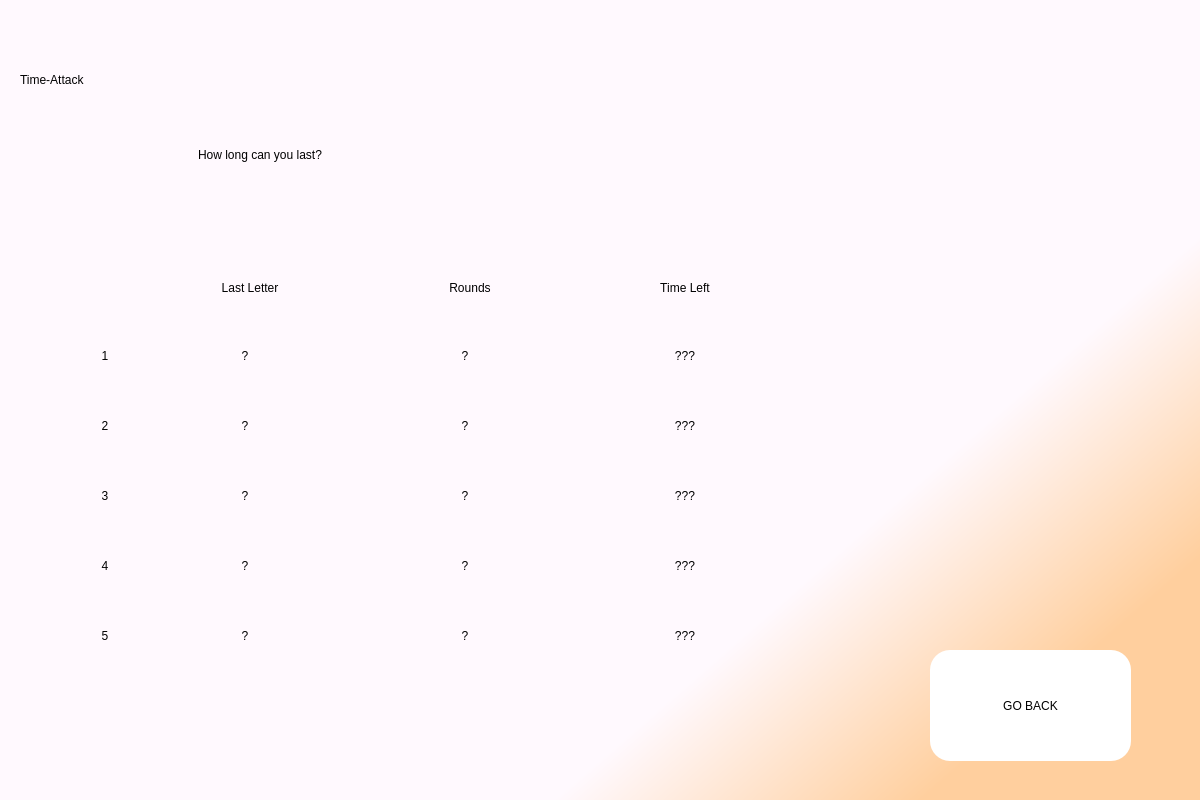
<?xml version="1.0" encoding="UTF-8"?>
<ui version="4.0">
 <class>menuUI</class>
 <widget class="QDialog" name="menuUI">
  <property name="geometry">
   <rect>
    <x>0</x>
    <y>0</y>
    <width>1200</width>
    <height>800</height>
   </rect>
  </property>
  <property name="windowTitle">
   <string>Dialog</string>
  </property>
  <widget class="QWidget" name="background" native="true">
   <property name="geometry">
    <rect>
     <x>0</x>
     <y>0</y>
     <width>1200</width>
     <height>800</height>
    </rect>
   </property>
   <property name="styleSheet">
    <string notr="true">QWidget#background{
background-color:qlineargradient(spread:pad, x1:0.652, y1:0.75, x2:0.845771, y2:0.898, stop:0 rgba(255, 249, 254, 255), stop:1 rgba(255, 207, 158, 255));}</string>
   </property>
   <widget class="QLabel" name="label">
    <property name="geometry">
     <rect>
      <x>20</x>
      <y>0</y>
      <width>480</width>
      <height>160</height>
     </rect>
    </property>
    <property name="styleSheet">
     <string notr="true">font: 50pt &quot;Bauhaus 93&quot;;

color: black;</string>
    </property>
    <property name="text">
     <string>Time-Attack</string>
    </property>
   </widget>
   <widget class="QLabel" name="label_4">
    <property name="geometry">
     <rect>
      <x>150</x>
      <y>250</y>
      <width>200</width>
      <height>75</height>
     </rect>
    </property>
    <property name="styleSheet">
     <string notr="true">font: 24pt &quot;Gill Sans Ultra Bold Condensed&quot;;
</string>
    </property>
    <property name="text">
     <string>Last Letter</string>
    </property>
    <property name="alignment">
     <set>Qt::AlignCenter</set>
    </property>
   </widget>
   <widget class="QLabel" name="label_5">
    <property name="geometry">
     <rect>
      <x>370</x>
      <y>250</y>
      <width>200</width>
      <height>75</height>
     </rect>
    </property>
    <property name="styleSheet">
     <string notr="true">font: 24pt &quot;Gill Sans Ultra Bold Condensed&quot;;
</string>
    </property>
    <property name="text">
     <string>Rounds</string>
    </property>
    <property name="alignment">
     <set>Qt::AlignCenter</set>
    </property>
   </widget>
   <widget class="QLabel" name="label_6">
    <property name="geometry">
     <rect>
      <x>585</x>
      <y>250</y>
      <width>200</width>
      <height>75</height>
     </rect>
    </property>
    <property name="styleSheet">
     <string notr="true">font: 24pt &quot;Gill Sans Ultra Bold Condensed&quot;;
</string>
    </property>
    <property name="text">
     <string>Time Left</string>
    </property>
    <property name="alignment">
     <set>Qt::AlignCenter</set>
    </property>
   </widget>
   <widget class="QPushButton" name="okButton">
    <property name="geometry">
     <rect>
      <x>930</x>
      <y>650</y>
      <width>201</width>
      <height>111</height>
     </rect>
    </property>
    <property name="styleSheet">
     <string notr="true">font: 14pt &quot;Gill Sans Ultra Bold Condensed&quot;;
border-radius:20px;
background-color:white;
border-color:black;</string>
    </property>
    <property name="text">
     <string>GO BACK</string>
    </property>
   </widget>
   <widget class="QLabel" name="label_3">
    <property name="geometry">
     <rect>
      <x>20</x>
      <y>129</y>
      <width>480</width>
      <height>51</height>
     </rect>
    </property>
    <property name="styleSheet">
     <string notr="true">font: 18pt &quot;Gill Sans Ultra Bold Condensed&quot;;</string>
    </property>
    <property name="text">
     <string>How long can you last?</string>
    </property>
    <property name="alignment">
     <set>Qt::AlignCenter</set>
    </property>
   </widget>
   <widget class="QLabel" name="let1">
    <property name="geometry">
     <rect>
      <x>170</x>
      <y>320</y>
      <width>150</width>
      <height>71</height>
     </rect>
    </property>
    <property name="styleSheet">
     <string notr="true">font: 25pt &quot;Gill Sans Ultra Bold Condensed&quot;;
</string>
    </property>
    <property name="text">
     <string>?</string>
    </property>
    <property name="alignment">
     <set>Qt::AlignCenter</set>
    </property>
   </widget>
   <widget class="QLabel" name="let3">
    <property name="geometry">
     <rect>
      <x>170</x>
      <y>460</y>
      <width>150</width>
      <height>71</height>
     </rect>
    </property>
    <property name="styleSheet">
     <string notr="true">font: 25pt &quot;Gill Sans Ultra Bold Condensed&quot;;
</string>
    </property>
    <property name="text">
     <string>?</string>
    </property>
    <property name="alignment">
     <set>Qt::AlignCenter</set>
    </property>
   </widget>
   <widget class="QLabel" name="let2">
    <property name="geometry">
     <rect>
      <x>170</x>
      <y>390</y>
      <width>150</width>
      <height>71</height>
     </rect>
    </property>
    <property name="styleSheet">
     <string notr="true">font: 25pt &quot;Gill Sans Ultra Bold Condensed&quot;;
</string>
    </property>
    <property name="text">
     <string>?</string>
    </property>
    <property name="alignment">
     <set>Qt::AlignCenter</set>
    </property>
   </widget>
   <widget class="QLabel" name="sc1">
    <property name="geometry">
     <rect>
      <x>390</x>
      <y>320</y>
      <width>150</width>
      <height>71</height>
     </rect>
    </property>
    <property name="styleSheet">
     <string notr="true">font: 25pt &quot;Gill Sans Ultra Bold Condensed&quot;;
</string>
    </property>
    <property name="text">
     <string>?</string>
    </property>
    <property name="alignment">
     <set>Qt::AlignCenter</set>
    </property>
   </widget>
   <widget class="QLabel" name="let4">
    <property name="geometry">
     <rect>
      <x>170</x>
      <y>530</y>
      <width>150</width>
      <height>71</height>
     </rect>
    </property>
    <property name="styleSheet">
     <string notr="true">font: 25pt &quot;Gill Sans Ultra Bold Condensed&quot;;
</string>
    </property>
    <property name="text">
     <string>?</string>
    </property>
    <property name="alignment">
     <set>Qt::AlignCenter</set>
    </property>
   </widget>
   <widget class="QLabel" name="let5">
    <property name="geometry">
     <rect>
      <x>170</x>
      <y>600</y>
      <width>150</width>
      <height>71</height>
     </rect>
    </property>
    <property name="styleSheet">
     <string notr="true">font: 25pt &quot;Gill Sans Ultra Bold Condensed&quot;;
</string>
    </property>
    <property name="text">
     <string>?</string>
    </property>
    <property name="alignment">
     <set>Qt::AlignCenter</set>
    </property>
   </widget>
   <widget class="QLabel" name="label_12">
    <property name="geometry">
     <rect>
      <x>30</x>
      <y>320</y>
      <width>150</width>
      <height>71</height>
     </rect>
    </property>
    <property name="styleSheet">
     <string notr="true">font: 25pt &quot;Gill Sans Ultra Bold Condensed&quot;;
</string>
    </property>
    <property name="text">
     <string>1</string>
    </property>
    <property name="alignment">
     <set>Qt::AlignCenter</set>
    </property>
   </widget>
   <widget class="QLabel" name="label_13">
    <property name="geometry">
     <rect>
      <x>30</x>
      <y>390</y>
      <width>150</width>
      <height>71</height>
     </rect>
    </property>
    <property name="styleSheet">
     <string notr="true">font: 25pt &quot;Gill Sans Ultra Bold Condensed&quot;;
</string>
    </property>
    <property name="text">
     <string>2</string>
    </property>
    <property name="alignment">
     <set>Qt::AlignCenter</set>
    </property>
   </widget>
   <widget class="QLabel" name="label_14">
    <property name="geometry">
     <rect>
      <x>30</x>
      <y>460</y>
      <width>150</width>
      <height>71</height>
     </rect>
    </property>
    <property name="styleSheet">
     <string notr="true">font: 25pt &quot;Gill Sans Ultra Bold Condensed&quot;;
</string>
    </property>
    <property name="text">
     <string>3</string>
    </property>
    <property name="alignment">
     <set>Qt::AlignCenter</set>
    </property>
   </widget>
   <widget class="QLabel" name="label_15">
    <property name="geometry">
     <rect>
      <x>30</x>
      <y>600</y>
      <width>150</width>
      <height>71</height>
     </rect>
    </property>
    <property name="styleSheet">
     <string notr="true">font: 25pt &quot;Gill Sans Ultra Bold Condensed&quot;;
</string>
    </property>
    <property name="text">
     <string>5</string>
    </property>
    <property name="alignment">
     <set>Qt::AlignCenter</set>
    </property>
   </widget>
   <widget class="QLabel" name="label_16">
    <property name="geometry">
     <rect>
      <x>30</x>
      <y>530</y>
      <width>150</width>
      <height>71</height>
     </rect>
    </property>
    <property name="styleSheet">
     <string notr="true">font: 25pt &quot;Gill Sans Ultra Bold Condensed&quot;;
</string>
    </property>
    <property name="text">
     <string>4</string>
    </property>
    <property name="alignment">
     <set>Qt::AlignCenter</set>
    </property>
   </widget>
   <widget class="QLabel" name="sc2">
    <property name="geometry">
     <rect>
      <x>390</x>
      <y>390</y>
      <width>150</width>
      <height>71</height>
     </rect>
    </property>
    <property name="styleSheet">
     <string notr="true">font: 25pt &quot;Gill Sans Ultra Bold Condensed&quot;;
</string>
    </property>
    <property name="text">
     <string>?</string>
    </property>
    <property name="alignment">
     <set>Qt::AlignCenter</set>
    </property>
   </widget>
   <widget class="QLabel" name="tim1">
    <property name="geometry">
     <rect>
      <x>610</x>
      <y>320</y>
      <width>150</width>
      <height>71</height>
     </rect>
    </property>
    <property name="styleSheet">
     <string notr="true">font: 25pt &quot;Gill Sans Ultra Bold Condensed&quot;;
</string>
    </property>
    <property name="text">
     <string>???</string>
    </property>
    <property name="alignment">
     <set>Qt::AlignCenter</set>
    </property>
   </widget>
   <widget class="QLabel" name="sc3">
    <property name="geometry">
     <rect>
      <x>390</x>
      <y>460</y>
      <width>150</width>
      <height>71</height>
     </rect>
    </property>
    <property name="styleSheet">
     <string notr="true">font: 25pt &quot;Gill Sans Ultra Bold Condensed&quot;;
</string>
    </property>
    <property name="text">
     <string>?</string>
    </property>
    <property name="alignment">
     <set>Qt::AlignCenter</set>
    </property>
   </widget>
   <widget class="QLabel" name="sc4">
    <property name="geometry">
     <rect>
      <x>390</x>
      <y>530</y>
      <width>150</width>
      <height>71</height>
     </rect>
    </property>
    <property name="styleSheet">
     <string notr="true">font: 25pt &quot;Gill Sans Ultra Bold Condensed&quot;;
</string>
    </property>
    <property name="text">
     <string>?</string>
    </property>
    <property name="alignment">
     <set>Qt::AlignCenter</set>
    </property>
   </widget>
   <widget class="QLabel" name="sc5">
    <property name="geometry">
     <rect>
      <x>390</x>
      <y>600</y>
      <width>150</width>
      <height>71</height>
     </rect>
    </property>
    <property name="styleSheet">
     <string notr="true">font: 25pt &quot;Gill Sans Ultra Bold Condensed&quot;;
</string>
    </property>
    <property name="text">
     <string>?</string>
    </property>
    <property name="alignment">
     <set>Qt::AlignCenter</set>
    </property>
   </widget>
   <widget class="QLabel" name="tim2">
    <property name="geometry">
     <rect>
      <x>610</x>
      <y>390</y>
      <width>150</width>
      <height>71</height>
     </rect>
    </property>
    <property name="styleSheet">
     <string notr="true">font: 25pt &quot;Gill Sans Ultra Bold Condensed&quot;;
</string>
    </property>
    <property name="text">
     <string>???</string>
    </property>
    <property name="alignment">
     <set>Qt::AlignCenter</set>
    </property>
   </widget>
   <widget class="QLabel" name="tim4">
    <property name="geometry">
     <rect>
      <x>610</x>
      <y>530</y>
      <width>150</width>
      <height>71</height>
     </rect>
    </property>
    <property name="styleSheet">
     <string notr="true">font: 25pt &quot;Gill Sans Ultra Bold Condensed&quot;;
</string>
    </property>
    <property name="text">
     <string>???</string>
    </property>
    <property name="alignment">
     <set>Qt::AlignCenter</set>
    </property>
   </widget>
   <widget class="QLabel" name="tim3">
    <property name="geometry">
     <rect>
      <x>610</x>
      <y>460</y>
      <width>150</width>
      <height>71</height>
     </rect>
    </property>
    <property name="styleSheet">
     <string notr="true">font: 25pt &quot;Gill Sans Ultra Bold Condensed&quot;;
</string>
    </property>
    <property name="text">
     <string>???</string>
    </property>
    <property name="alignment">
     <set>Qt::AlignCenter</set>
    </property>
   </widget>
   <widget class="QLabel" name="tim5">
    <property name="geometry">
     <rect>
      <x>610</x>
      <y>600</y>
      <width>150</width>
      <height>71</height>
     </rect>
    </property>
    <property name="styleSheet">
     <string notr="true">font: 25pt &quot;Gill Sans Ultra Bold Condensed&quot;;
</string>
    </property>
    <property name="text">
     <string>???</string>
    </property>
    <property name="alignment">
     <set>Qt::AlignCenter</set>
    </property>
   </widget>
  </widget>
 </widget>
 <resources/>
 <connections/>
</ui>
